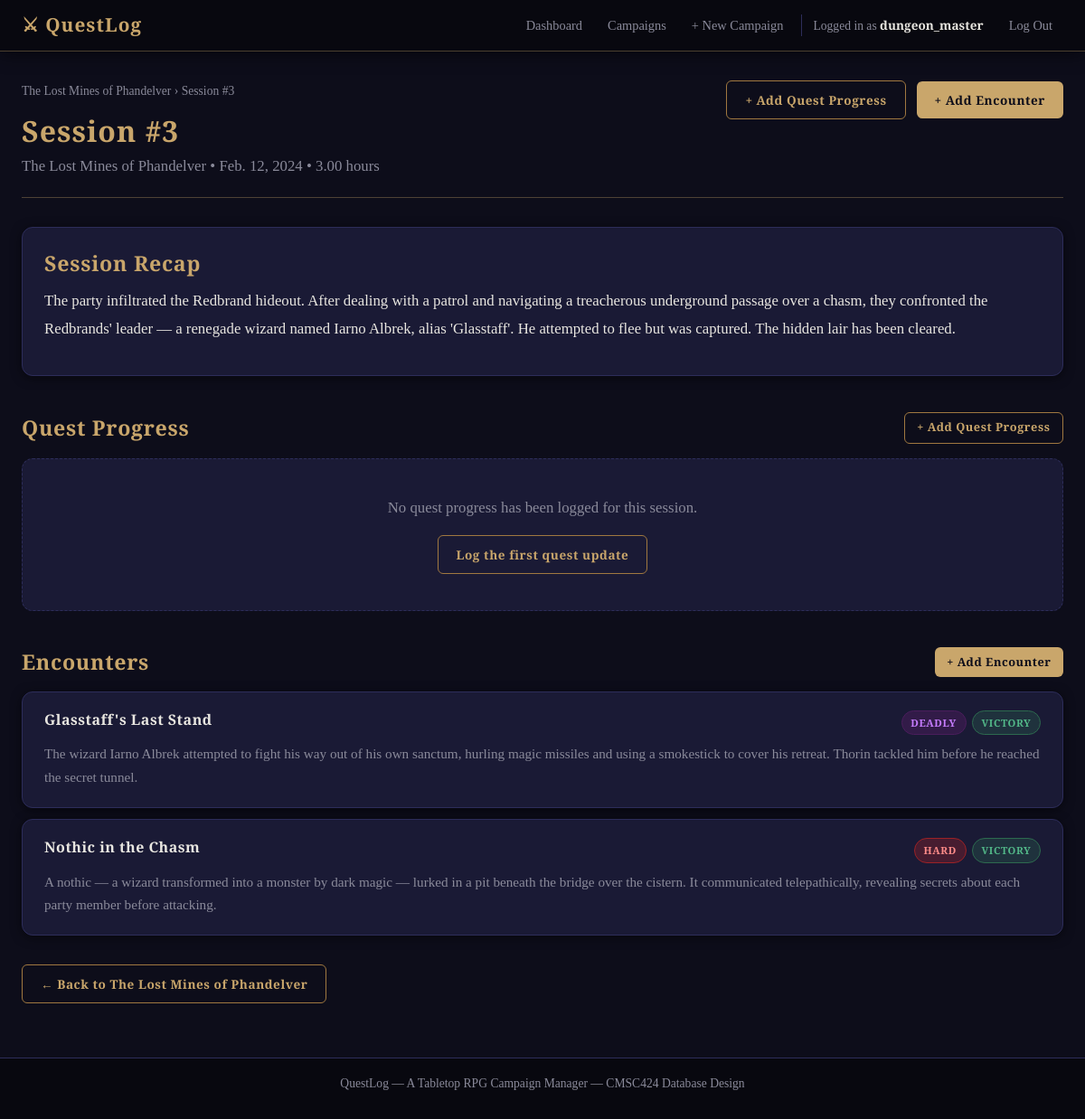
The app's page /sessions/3/ (signed in), older data.
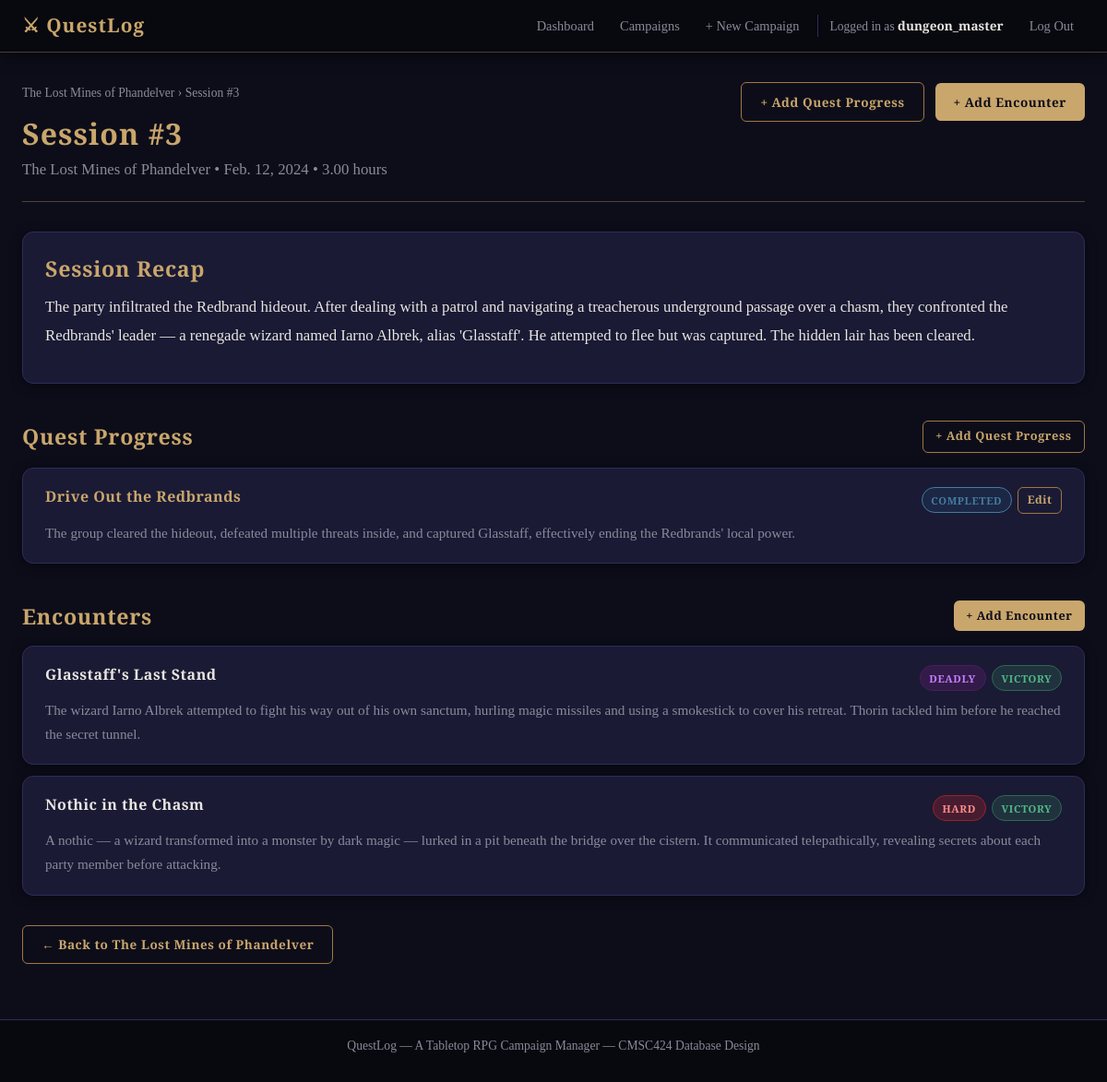
The same page, newer data.
### campaign_manager/models.py (models this page shows, shortened)
class Encounter(models.Model):
    DIFFICULTY_CHOICES = [
        ('easy',   'Easy'),
        ('medium', 'Medium'),
        ('hard',   'Hard'),
        ('deadly', 'Deadly'),
    ]
    OUTCOME_CHOICES = [
        ('victory',    'Victory'),
        ('defeat',     'Defeat'),
        ('fled',       'Fled'),
        ('negotiated', 'Negotiated'),
    ]
    name        = models.CharField(max_length=200)
    description = models.TextField(blank=True)
    difficulty  = models.CharField(max_length=20, choices=DIFFICULTY_CHOICES, default='medium')
    outcome = models.CharField(
        max_length=20, choices=OUTCOME_CHOICES,
        null=True, blank=True,
        help_text="Leave blank if the encounter is still unresolved"
    )
    session = models.ForeignKey(Session, on_delete=models.CASCADE, related_name='encounters')
    class Meta:
        ordering = ['session', 'id']

class SessionQuest(models.Model):
    session = models.ForeignKey(Session, on_delete=models.CASCADE, related_name='session_quests')
    quest = models.ForeignKey(Quest, on_delete=models.CASCADE, related_name='session_logs')
    progress_notes = models.TextField(blank=True)
    class Meta:
        unique_together = ('session', 'quest')

class Quest(models.Model):
    STATUS_CHOICES = [
        ('not_started', 'Not Started'),
        ('active', 'Active'),
        ('completed', 'Completed'),
        ('failed', 'Failed'),
    ]
    DIFFICULTY_CHOICES = [
        ('easy', 'Easy'),
        ('medium', 'Medium'),
        ('hard', 'Hard'),
        ('epic', 'Epic'),
    ]
    name = models.CharField(max_length=200)
    description = models.TextField(blank=True)
    status = models.CharField(max_length=20, choices=STATUS_CHOICES, default='not_started')
    reward_gold = models.IntegerField(default=0)
    reward_xp = models.IntegerField(default=0)
    difficulty = models.CharField(max_length=20, choices=DIFFICULTY_CHOICES, default='medium')
    campaign = models.ForeignKey(Campaign, on_delete=models.CASCADE, related_name='quests')
    given_by = models.ForeignKey(NPC, on_delete=models.CASCADE, related_name='quests_given')
    class Meta:
        ordering = ['campaign', 'name']

### campaign_manager/views.py (the view)
# urls.py: path('sessions/<int:pk>/', views.session_detail, name='session_detail'),
@login_required
def session_detail(request, pk):
    session    = get_object_or_404(Session, pk=pk)
    encounters = Encounter.objects.filter(session=session)
    session_quests = SessionQuest.objects.filter(session=session).select_related('quest').order_by('quest__name')
    is_dm      = session.campaign.dungeon_master == request.user
    return render(request, 'campaign_manager/session_detail.html', {
        'session':    session,
        'encounters': encounters,
        'session_quests': session_quests,
        'is_dm':      is_dm,
    })

### campaign_manager/templates/campaign_manager/session_detail.html (shortened to what this page needs)
{% extends "campaign_manager/base.html" %}
{% block content %}
<div class="page-header">
  <div>
    <nav class="breadcrumb">
      <a href="{% url 'campaign_detail' pk=session.campaign.pk %}">{{ session.campaign.name }}</a>
      &rsaquo; Session #{{ session.session_number }}
    </nav>
    <h1>Session #{{ session.session_number }}</h1>
    <p class="page-subtitle">
      {{ session.campaign.name }}
      &bull; {{ session.date }}
      {% if session.duration_hours %}
        &bull; {{ session.duration_hours }} hours
      {% endif %}
    </p>
  </div>
  <div class="header-actions">
    {% if is_dm %}
      <a href="{% url 'session_quest_create' session_pk=session.pk %}" class="btn btn-secondary">
        + Add Quest Progress
      </a>
      <a href="{% url 'encounter_create' session_pk=session.pk %}" class="btn btn-primary">
        + Add Encounter
      </a>
    {% endif %}
  </div>
</div>
{% if session.summary %}
  <div class="card">
    <h2>Session Recap</h2>
    <div class="session-summary">
      {{ session.summary|linebreaks }}
    </div>
  </div>
{% endif %}
<section class="dashboard-section">
  <div class="section-header">
    <h2>Quest Progress</h2>
    {% if is_dm %}
      <a href="{% url 'session_quest_create' session_pk=session.pk %}" class="btn btn-secondary btn-sm">
        + Add Quest Progress
      </a>
    {% endif %}
  </div>
  {% if session_quests %}
    <div class="encounter-list">
      {% for session_quest in session_quests %}
        <div class="card encounter-card">
          <div class="encounter-header">
            <h3><a href="{% url 'quest_detail' pk=session_quest.quest.pk %}">{{ session_quest.quest.name }}</a></h3>
            <div class="encounter-badges">
              <span class="badge badge-status-{{ session_quest.quest.status }}">
                {{ session_quest.quest.get_status_display }}
              </span>
              {% if is_dm %}
                <a href="{% url 'session_quest_edit' pk=session_quest.pk %}" class="btn btn-secondary btn-xs">Edit</a>
              {% endif %}
            </div>
          </div>
          {% if session_quest.progress_notes %}
            <p class="encounter-description">{{ session_quest.progress_notes|linebreaksbr }}</p>
          {% else %}
            <p class="text-muted">No progress notes recorded.</p>
          {% endif %}
        </div>
      {% endfor %}
    </div>
  {% else %}
    <div class="empty-state">
      <p>No quest progress has been logged for this session.</p>
      {% if is_dm %}
        <a href="{% url 'session_quest_create' session_pk=session.pk %}" class="btn btn-secondary">
          Log the first quest update
        </a>
      {% endif %}
    </div>
  {% endif %}
</section>
<section class="dashboard-section">
  <div class="section-header">
    <h2>Encounters</h2>
    {% if is_dm %}
      <a href="{% url 'encounter_create' session_pk=session.pk %}" class="btn btn-primary btn-sm">
        + Add Encounter
      </a>
    {% endif %}
  </div>
  {% if encounters %}
    <div class="encounter-list">
      {% for encounter in encounters %}
        <div class="card encounter-card">
          <div class="encounter-header">
            <h3>{{ encounter.name }}</h3>
            <div class="encounter-badges">
              <span class="badge badge-difficulty-{{ encounter.difficulty }}">
                {{ encounter.get_difficulty_display }}
              </span>
              {% if encounter.outcome %}
                <span class="badge badge-outcome-{{ encounter.outcome }}">
                  {{ encounter.get_outcome_display }}
                </span>
              {% else %}
                <span class="badge badge-outcome-unresolved">Unresolved</span>
              {% endif %}
            </div>
          </div>
          {% if encounter.description %}
            <p class="encounter-description">{{ encounter.description }}</p>
          {% endif %}
        </div>
      {% endfor %}
    </div>
  {% endif %}
</section>
<p style="margin-top: 2rem;">
  <a href="{% url 'campaign_detail' pk=session.campaign.pk %}" class="btn btn-secondary">
    &larr; Back to {{ session.campaign.name }}
  </a>
</p>
{% endblock %}

Row changes from the older to the newer data that the page shows:
added SessionQuest: quest.name "Drive Out the Redbrands", quest.status "COMPLETED", progress_notes "The group cleared the hideout, defeated multiple threats inside, and captured Glasstaff, effectively ending the Redbrands' local power."
Text that changed along with them:
text no longer shown: "No quest progress has been logged for this session. Log the first quest update"
